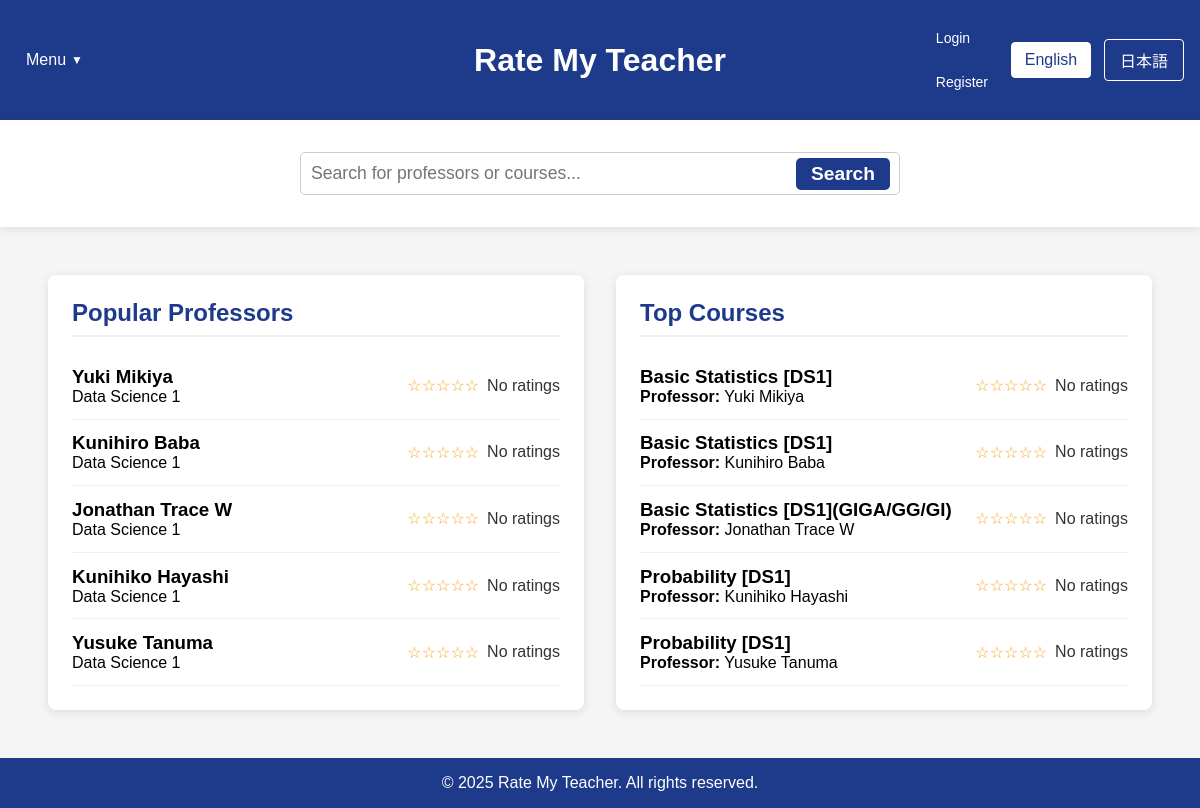
Before: /home_fallback.php with the older database file.
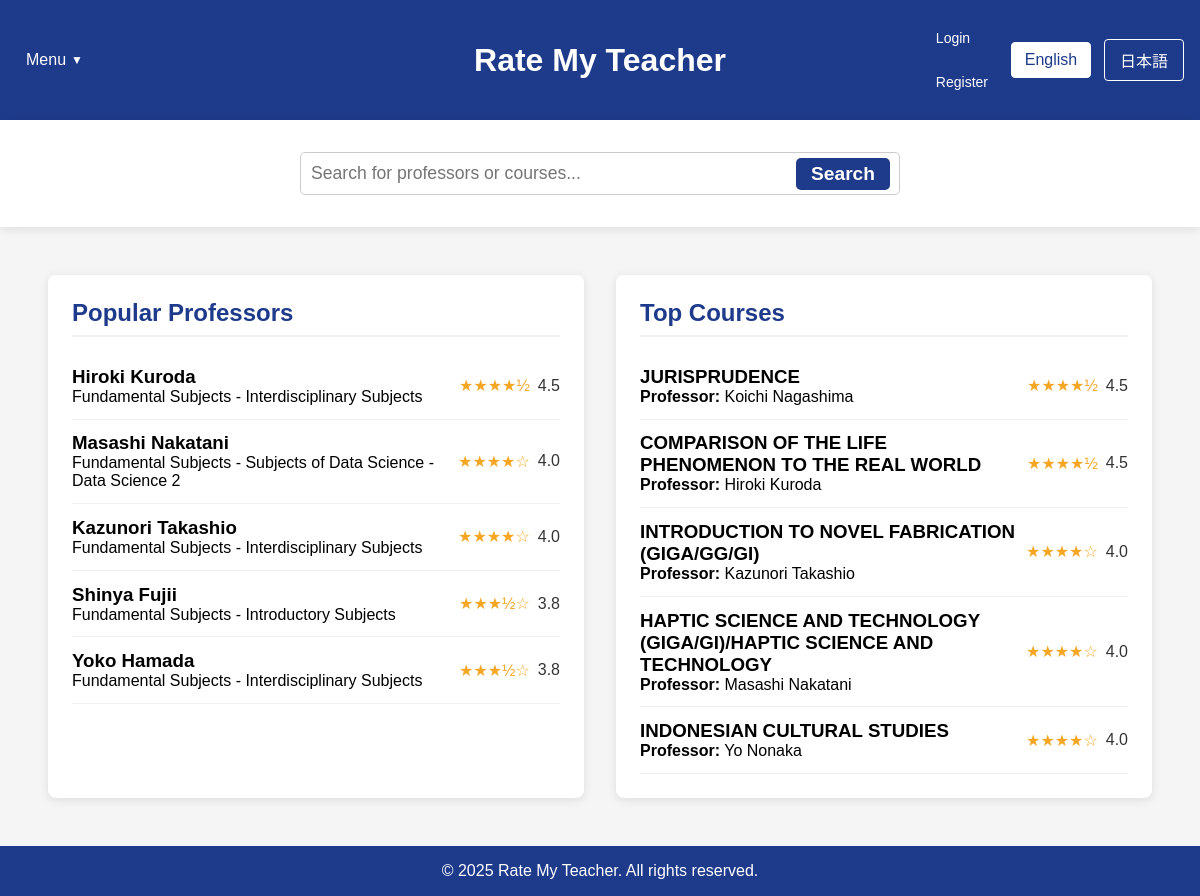
After: the same page with the newer database file.
### tables this page shows
CREATE TABLE professors (
        id INTEGER PRIMARY KEY AUTOINCREMENT,
        name TEXT NOT NULL,
        department TEXT,
        bio TEXT,
        avg_content_quality REAL DEFAULT 0,
        avg_difficulty REAL DEFAULT 0,
        overall_rating REAL DEFAULT 0,
        review_count INTEGER DEFAULT 0
    );

CREATE TABLE courses (
        id INTEGER PRIMARY KEY AUTOINCREMENT,
        name TEXT NOT NULL,
        course_code TEXT,
        description TEXT,
        professor_id INTEGER,
        semester TEXT,
        avg_content_quality REAL DEFAULT 0,
        avg_difficulty REAL DEFAULT 0,
        overall_rating REAL DEFAULT 0,
        review_count INTEGER DEFAULT 0,
        FOREIGN KEY (professor_id) REFERENCES professors(id) ON DELETE SET NULL
    );

### home_fallback.php (the view, shortened to what the changed rows need)
<?php
$isLoggedIn = isset($_SESSION["loggedin"]) && $_SESSION["loggedin"] === true;
require_once 'config.php';
function getTopProfessors($limit = 5) {
    global $conn;
    $professors = [];
    try {
        $ratingCount = 0;
        $ratingCheckResult = $conn->query("SELECT COUNT(*) as count FROM ratings");
        if ($ratingCheckResult) {
            $ratingCountRow = $ratingCheckResult->fetchArray(SQLITE3_ASSOC);
            $ratingCount = $ratingCountRow['count'];
        }
        if ($ratingCount > 0) {
            $hasProfRatingColumns = false;
            $columnsResult = $conn->query("PRAGMA table_info(professors)");
            while ($col = $columnsResult->fetchArray(SQLITE3_ASSOC)) {
                if ($col['name'] === 'avg_content_quality' || $col['name'] === 'overall_rating') {
                    $hasProfRatingColumns = true;
                    break;
                }
            }
            if ($hasProfRatingColumns) {
                $stmt = $conn->prepare("
                    SELECT id, name, department,
                           COALESCE(overall_rating, (avg_content_quality + avg_difficulty) / 2) as avg_rating,
                           COALESCE(avg_content_quality, 0) as avg_content_quality,
                           COALESCE(avg_difficulty, 0) as avg_difficulty,
                           COALESCE(review_count, 0) as review_count
                    FROM professors
                    WHERE COALESCE(review_count, 0) > 0
                    ORDER BY avg_rating DESC, review_count DESC
                    LIMIT :limit
                ");
            }
            $stmt->bindValue(':limit', $limit, SQLITE3_INTEGER);
            $result = $stmt->execute();
            while ($row = $result->fetchArray(SQLITE3_ASSOC)) {
                if (isset($row['avg_rating']) && $row['avg_rating'] !== null) {
                    $row['avg_rating'] = number_format((float)$row['avg_rating'], 1);
                } else {
                    $row['avg_rating'] = "N/A";
                }
                $professors[] = $row;
            }
        }
        if (count($professors) < $limit) {
            $remaining = $limit - count($professors);
            $excludeIds = array_map(function($prof) {
                return $prof['id'];
            }, $professors);
            $excludeClause = count($excludeIds) > 0 ? "WHERE id NOT IN (" . implode(",", $excludeIds) . ")" : "";
            $stmt = $conn->prepare("
                SELECT id, name, department
                FROM professors
                $excludeClause
                LIMIT :limit
            ");
            $stmt->bindValue(':limit', $remaining, SQLITE3_INTEGER);
            $result = $stmt->execute();
            while ($row = $result->fetchArray(SQLITE3_ASSOC)) {
                $row['avg_rating'] = "N/A";
                $professors[] = $row;
            }
        }
    } catch (Exception $e) {
        error_log("Error fetching top professors: " . $e->getMessage());
    }
    return $professors;
}
function getTopCourses($limit = 5) {
    global $conn;
    $courses = [];
    try {
        $ratingCount = 0;
        $ratingCheckResult = $conn->query("SELECT COUNT(*) as count FROM ratings");
        if ($ratingCheckResult) {
            $ratingCountRow = $ratingCheckResult->fetchArray(SQLITE3_ASSOC);
            $ratingCount = $ratingCountRow['count'];
        }
        if ($ratingCount > 0) {
            $hasCourseRatingColumns = false;
            $columnsResult = $conn->query("PRAGMA table_info(courses)");
            while ($col = $columnsResult->fetchArray(SQLITE3_ASSOC)) {
                if ($col['name'] === 'avg_content_quality') {
                    $hasCourseRatingColumns = true;
                    break;
                }
            }
            if ($hasCourseRatingColumns) {
                $stmt = $conn->prepare("
                    SELECT c.id, c.name as course_name, c.course_code,
                        COALESCE(c.avg_content_quality, 0) as avg_content_quality,
                        COALESCE(c.avg_difficulty, 0) as avg_difficulty,
                        (COALESCE(c.avg_content_quality, 0) + (5 - COALESCE(c.avg_difficulty, 0))) / 2 as avg_rating,
                        COALESCE(c.review_count, 0) as review_count,
                        p.name as professor_name
                    FROM courses c
                    LEFT JOIN professors p ON c.professor_id = p.id
                    WHERE COALESCE(c.review_count, 0) > 0
                    ORDER BY avg_rating DESC, review_count DESC
                    LIMIT :limit
                ");
            }
            $stmt->bindValue(':limit', $limit, SQLITE3_INTEGER);
            $result = $stmt->execute();
            while ($row = $result->fetchArray(SQLITE3_ASSOC)) {
                if (isset($row['avg_rating']) && $row['avg_rating'] !== null) {
                    $row['avg_rating'] = number_format((float)$row['avg_rating'], 1);
                } else {
                    $row['avg_rating'] = "N/A";
                }
                $courses[] = $row;
            }
        }
        if (count($courses) < $limit) {
            $remaining = $limit - count($courses);
            $excludeIds = array_map(function($course) {
                return $course['id'];
            }, $courses);
            $excludeClause = count($excludeIds) > 0 ? "WHERE c.id NOT IN (" . implode(",", $excludeIds) . ")" : "";
            $stmt = $conn->prepare("
                SELECT c.id, c.name as course_name, c.course_code, p.name as professor_name
                FROM courses c
                LEFT JOIN professors p ON c.professor_id = p.id
                $excludeClause
                LIMIT :limit
            ");
            $stmt->bindValue(':limit', $remaining, SQLITE3_INTEGER);
            $result = $stmt->execute();
            while ($row = $result->fetchArray(SQLITE3_ASSOC)) {
                $row['avg_rating'] = "N/A";
                $courses[] = $row;
            }
        }
    } catch (Exception $e) {
        error_log("Error fetching top courses: " . $e->getMessage());
    }
    return $courses;
}
$topProfessors = getTopProfessors(5);
$topCourses = getTopCourses(5);
?>
<!DOCTYPE html>
<html lang="en">
<head>
    <link rel="stylesheet" href="css/style.css">
</head>
<body>
    <div class="container">
        <header>
                    <?php
                    $currentLang = isset($_COOKIE['language']) && $_COOKIE['language'] == 'ja' ? 'ja' : 'en';
                    ?>
            <div class="header-center">
                <div class="logo">
                    <h1><a href="home.php" style="color: white; text-decoration: none;"><?php echo $currentLang == 'ja' ? 'Rate My Teacher' : 'Rate My Teacher'; ?></a></h1>
                </div>
            </div>
        </header>
        <main style="flex: 1; display: flex; padding: 2rem;">
            <div id="popular-professors" class="content-box" style="flex: 1; background-color: white; margin: 1rem; padding: 1.5rem; border-radius: 8px; box-shadow: 0 2px 10px rgba(0,0,0,0.1);">
                <h2><?php echo $currentLang == 'ja' ? '人気の教授' : 'Popular Professors'; ?></h2>
                <div class="professor-list">
                    <?php foreach ($topProfessors as $professor): ?>
                    <a href="professor_page_template.php?name=<?php echo urlencode(str_replace(' ', '',$professor['name'])); ?>&lang=<?php echo $currentLang; ?>" style="text-decoration: none; color: inherit;">
                        <div class="professor-item" data-id="<?php echo $isLoggedIn ? $professor['id'] : 'login-required'; ?>">
                            <div>
                                <h3><?php echo htmlspecialchars($professor['name']); ?></h3>
                                <p><?php echo htmlspecialchars($professor['department'] ?? 'Unknown Department'); ?></p>
                            </div>
                            <div class="rating">
                                <?php
                                if ($professor['avg_rating'] !== 'N/A' && $professor['avg_rating'] > 0) {
                                    $fullStars = floor($professor['avg_rating']);
                                    $hasHalfStar = $professor['avg_rating'] - $fullStars >= 0.5;
                                    echo str_repeat('★', $fullStars);
                                    echo $hasHalfStar ? '½' : '';
                                    echo str_repeat('☆', 5 - $fullStars - ($hasHalfStar ? 1 : 0));
                                    echo ' <span>' . $professor['avg_rating'] . '</span>';
                                } else {
                                    echo '☆☆☆☆☆ <span>No ratings</span>';
                                }
                                ?>
                            </div>
                        </div>
                    </a>
                    <?php endforeach; ?>
                </div>
            </div>
            <div id="top-courses" class="content-box" style="flex: 1; background-color: white; margin: 1rem; padding: 1.5rem; border-radius: 8px; box-shadow: 0 2px 10px rgba(0,0,0,0.1);">
                <h2><?php echo $currentLang == 'ja' ? '人気のコース' : 'Top Courses'; ?></h2>
                <div class="course-list">
                    <?php foreach ($topCourses as $course): ?>
                    <a href="course.php?course=<?php echo urlencode($course['course_name'] ?? $course['name']); ?>&professor=<?php echo urlencode($course['professor_name'] ?? ''); ?>&lang=<?php echo $currentLang; ?>" style="text-decoration: none; color: inherit;">
                        <div class="course-item" data-id="<?php echo $isLoggedIn ? $course['id'] : 'login-required'; ?>">
                            <div>
                                <h3><?php echo htmlspecialchars($course['course_name'] ?? $course['name']); ?></h3>
                                <p><strong>Professor:</strong> <?php echo htmlspecialchars($course['professor_name'] ?? 'Unknown Professor'); ?></p>
                            </div>
                            <div class="rating">
                                <?php
                                if ($course['avg_rating'] !== 'N/A' && $course['avg_rating'] > 0) {
                                    $fullStars = floor($course['avg_rating']);
                                    $hasHalfStar = $course['avg_rating'] - $fullStars >= 0.5;
                                    echo str_repeat('★', $fullStars);
                                    echo $hasHalfStar ? '½' : '';
                                    echo str_repeat('☆', 5 - $fullStars - ($hasHalfStar ? 1 : 0));
                                    echo ' <span>' . $course['avg_rating'] . '</span>';
                                } else {
                                    echo '☆☆☆☆☆ <span>No ratings</span>';
                                }
                                ?>
                            </div>
                        </div>
                    </a>
                    <?php endforeach; ?>
                </div>
            </div>
        </main>
    </div>
</body>
</html>

Changed rows visible on the page:
no longer on this page (row edited): professors: name "Yuki Mikiya", department "Data Science 1", shows "No ratings"
no longer on this page (row edited): professors: name "Kunihiro Baba", department "Data Science 1", shows "No ratings"
no longer on this page (row edited): professors: name "Jonathan Trace W", department "Data Science 1", shows "No ratings"
no longer on this page (row edited): professors: name "Kunihiko Hayashi", department "Data Science 1", shows "No ratings"
no longer on this page (row edited): professors: name "Yusuke Tanuma", department "Data Science 1", shows "No ratings"
no longer on this page (row edited): courses: name "Basic Statistics [DS1]", professor.name "Yuki Mikiya", shows "No ratings"
no longer on this page (row edited): courses: name "Basic Statistics [DS1]", professor.name "Kunihiro Baba", shows "No ratings"
no longer on this page (row edited): courses: name "Basic Statistics [DS1](GIGA/GG/GI)", professor.name "Jonathan Trace W", shows "No ratings"
no longer on this page (row edited): courses: name "Probability [DS1]", professor.name "Kunihiko Hayashi", shows "No ratings"
no longer on this page (row edited): courses: name "Probability [DS1]", professor.name "Yusuke Tanuma", shows "No ratings"
added professors: name "Hiroki Kuroda", department "Fundamental Subjects - Interdisciplinary Subjects", fullStars "★★★★", shows "½", avg_rating "4.5"
added professors: name "Masashi Nakatani", department "Fundamental Subjects - Subjects of Data Science - Data Science 2", fullStars "★★★★", hasHalfStar "☆", avg_rating "4.0"
added professors: name "Kazunori Takashio", department "Fundamental Subjects - Interdisciplinary Subjects", fullStars "★★★★", hasHalfStar "☆", avg_rating "4.0"
added professors: name "Shinya Fujii", department "Fundamental Subjects - Introductory Subjects", fullStars "★★★", shows "½", hasHalfStar "☆", avg_rating "3.8"
added professors: name "Yoko Hamada", department "Fundamental Subjects - Interdisciplinary Subjects", fullStars "★★★", shows "½", hasHalfStar "☆", avg_rating "3.8"
added courses: name "JURISPRUDENCE", professor.name "Koichi Nagashima", fullStars "★★★★", shows "½", avg_rating "4.5"
added courses: name "COMPARISON OF THE LIFE PHENOMENON TO THE REAL WORLD", professor.name "Hiroki Kuroda", fullStars "★★★★", shows "½", avg_rating "4.5"
added courses: name "INTRODUCTION TO NOVEL FABRICATION (GIGA/GG/GI)", professor.name "Kazunori Takashio", fullStars "★★★★", hasHalfStar "☆", avg_rating "4.0"
added courses: name "HAPTIC SCIENCE AND TECHNOLOGY (GIGA/GI)/HAPTIC SCIENCE AND TECHNOLOGY", professor.name "Masashi Nakatani", fullStars "★★★★", hasHalfStar "☆", avg_rating "4.0"
added courses: name "INDONESIAN CULTURAL STUDIES", professor.name "Yo Nonaka", fullStars "★★★★", hasHalfStar "☆", avg_rating "4.0"
